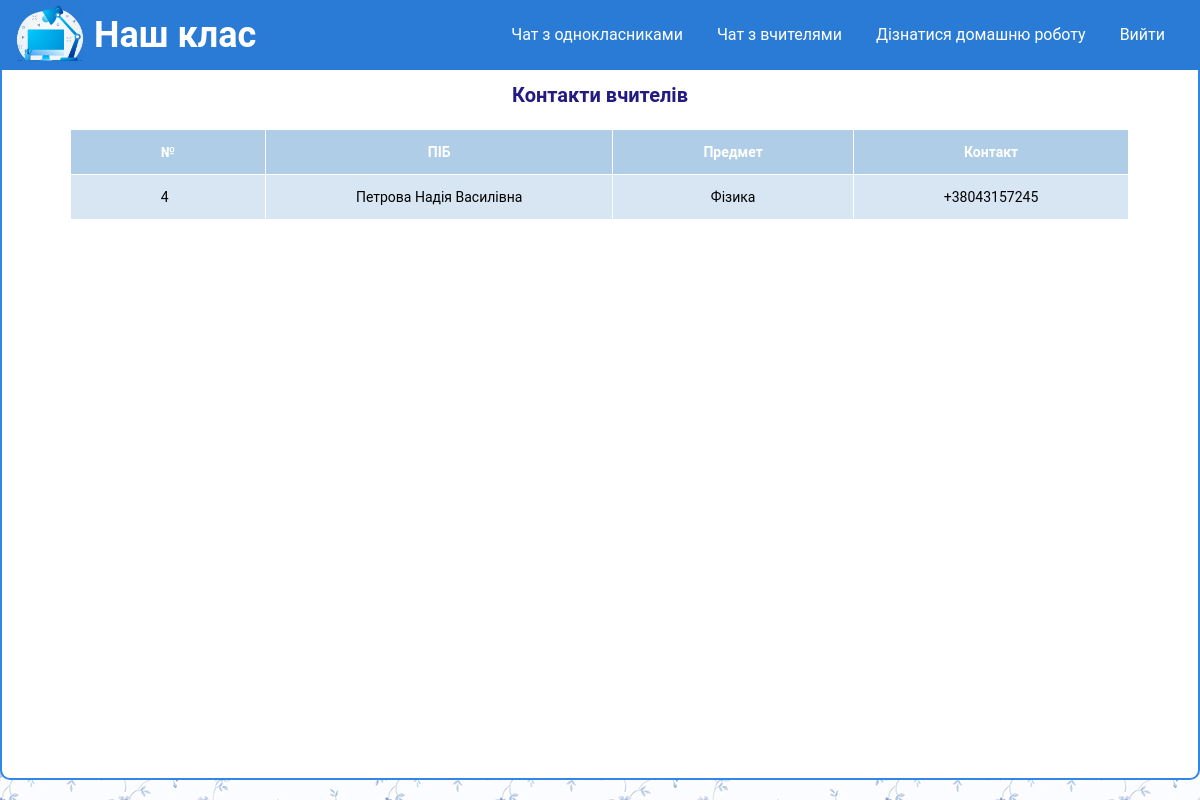
The page /pages/contacts.php (signed in) on the database as committed earlier.
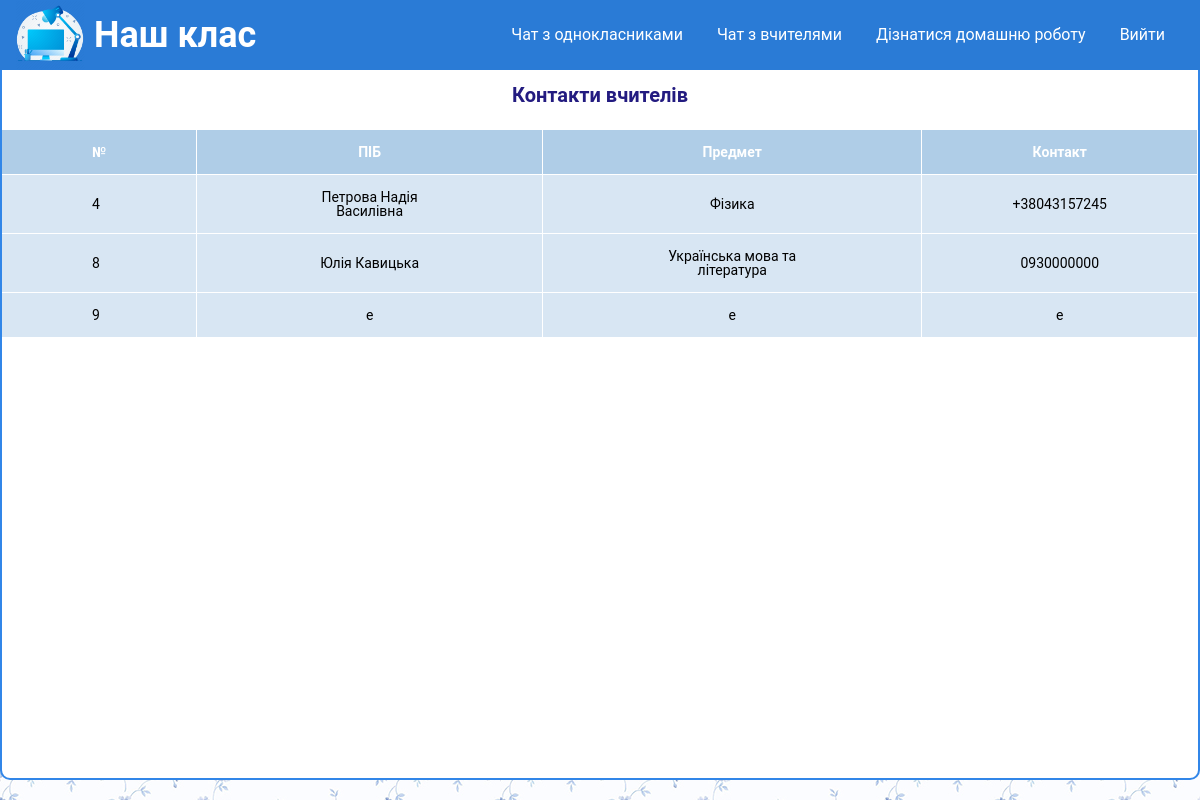
The same page on the database as committed later.
### tables this page shows
CREATE TABLE `contacts` (
  `id` int(11) NOT NULL,
  `name` varchar(255) NOT NULL,
  `user_status` int(20) NOT NULL,
  `image` varchar(255) NOT NULL,
  `phone` varchar(255) NOT NULL,
  `about` text NOT NULL,
  `login` varchar(255) NOT NULL,
  `password` varchar(255) NOT NULL,
  `last_message` text NOT NULL,
  `time` time NOT NULL DEFAULT current_timestamp(),
  `subject` varchar(100) NOT NULL
);

### pages/contacts.php (the view, shortened to what this page needs)
<!DOCTYPE html>
<html lang="en">
<head>
	<link rel="stylesheet" type="text/css" href="/style/style.css">
	<link rel="stylesheet" type="text/css" href="/style/chat.css">
</head>
<body>
	<?php
		include $_SERVER['DOCUMENT_ROOT'] . "/configs/db.php";
		include $_SERVER['DOCUMENT_ROOT'] . "/pice-of-site/header.php";
	?>
	<main>
		<div id="content" class="flex">
			<p class="admin-title">Контакти вчителів</p>
			<table>
				<tr>
					<th>№</th>
					<th>ПІБ</th>
					<th>Предмет</th>
					<th>Контакт</th>
				</tr>
			<?php
				$sql_contacts = "SELECT * FROM contacts WHERE user_status != 0";
				$result_contacts = mysqli_query($connect, $sql_contacts);
				$col_contacts = mysqli_num_rows($result_contacts);
            $i = 0;
				while($i < $col_contacts) {
					$contact = mysqli_fetch_assoc($result_contacts);
				?>
				<tr>
					<td><?php echo $contact["id"]; ?></td>
					<td><?php echo $contact["name"]; ?></td>
					<td><?php echo $contact["subject"]; ?></td>
					<td><?php echo $contact["phone"]; ?></td>
				</tr>
				<?php
            $i = $i + 1;
				}
			?>
			</table>
		</div>
	</main>
</body>
</html>

Rows that differ between the two databases and show on the page:
added contacts: id "8", name "Юлія Кавицька", subject "Українська мова та література", phone "0930000000"
added contacts: id "9", name "e", subject "e", phone "e"
